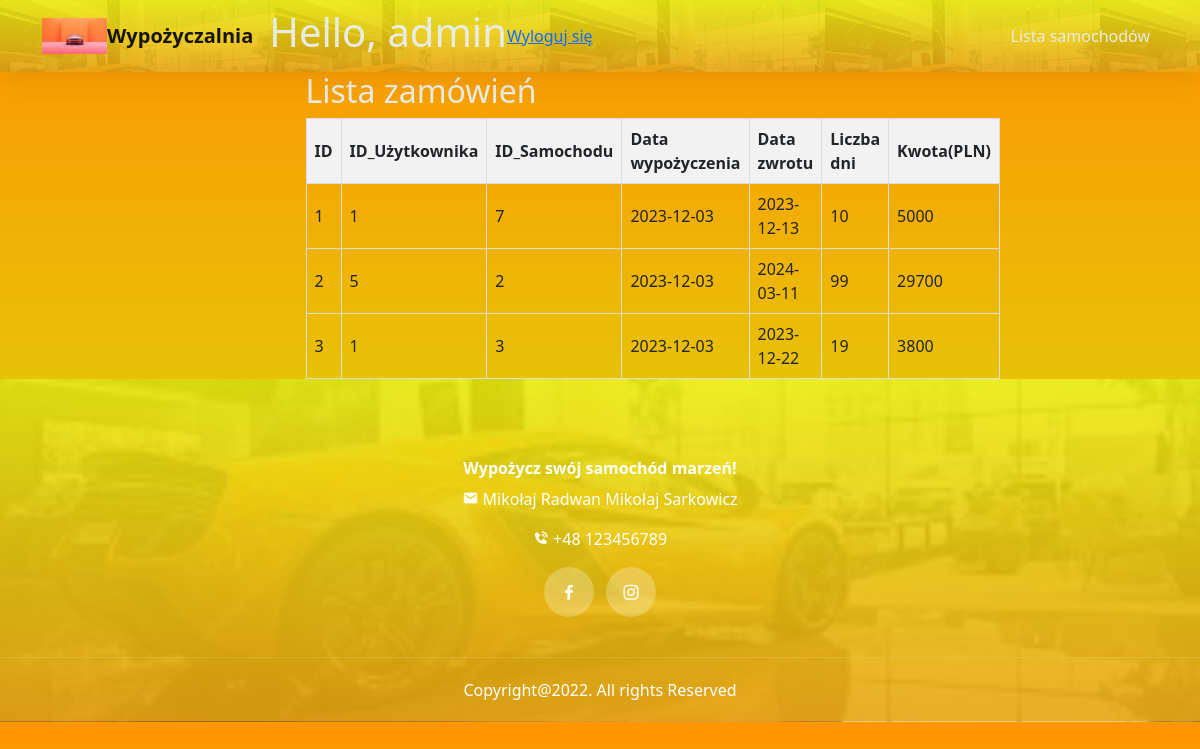
Screenshot of /zamowienia.php (signed in) with the database file from the repository.
### tables this page shows
CREATE TABLE `rentals` (
  `rental_id` int(11) NOT NULL,
  `user_id` int(11) DEFAULT NULL,
  `car_id` int(11) DEFAULT NULL,
  `rental_date` date NOT NULL,
  `return_date` date DEFAULT NULL,
  `days_difference` int(11) DEFAULT NULL,
  `total_cost` int(11) DEFAULT NULL
);

### zamowienia.php (the view, shortened to what this page needs)
<!DOCTYPE html>
<html lang="en">
  <head>
    <link rel="stylesheet" href="css/bootstrap.min.css" />
    <link rel="stylesheet" href="css/owl.carousel.min.css" />
    <link rel="stylesheet" href="css/owl.theme.default.min.css" />
    <link
      href="https://unpkg.com/boxicons@2.1.1/css/boxicons.min.css"
      rel="stylesheet"
    />
    <link rel="stylesheet" href="css/style.css" />
    <link href="https://cdn.jsdelivr.net/npm/bootstrap@5.2.0-beta1/dist/css/bootstrap.min.css" rel="stylesheet">
  </head>
  <body data-bs-spy="scroll" data-bs-target=".navbar" data-bs-offset="70">
    <nav class="navbar navbar-expand-lg navbar-light bg-white sticky-top">
      <div class="container">
        <img style="width:65px" src="imgs/tlo.jpg" >
        <a class="navbar-brand" >Wypożyczalnia</a>
        <?php
if(isset($_SESSION['logon']) && $_SESSION['logon'] == True){
  echo '<h1>Hello, '.$_SESSION['username'].'</h1><br/><a href="logout.php">Wyloguj się</a>';
}
else{
  $_SESSION['error'] = "Proszę się zalogować!";
  header('Location: rejestracja.php');
  exit();
}
?>
        <div class="collapse navbar-collapse" id="navbarNav">
          <ul class="navbar-nav ms-auto">
            <li class="nav-item">
              <a  style="text-align:center" class="nav-link" href="paneladmin.php">Lista samochodów</a>
            </li>
        </ul>
        </div>
      </div>
    </nav>
    <div class="container px-4 px-lg-5 content-posts">
      <div class="row gx-4 gx-lg-5 justify-content-center">
        <div class="col-md-10 col-lg-8 col-xl-7">
		<h2>Lista zamówień</h2>
<?php
require_once('db.php');
$sql = "SELECT * FROM rentals";
$result = $conn->query($sql);
if ($result->num_rows > 0) {
    echo "<table>";
    echo "<tr><th>ID</th><th>ID_Użytkownika</th><th>ID_Samochodu</th><th>Data wypożyczenia </th><th>Data zwrotu</th><th>Liczba dni</th><th>Kwota(PLN)</th></tr>";
    while ($row = $result->fetch_assoc()) {
        echo "<tr>";
        echo "<td>" . $row['rental_id'] . "</td>";
        echo "<td>" . $row['user_id'] . "</td>";
        echo "<td>" . $row['car_id'] . "</td>";
        echo "<td>" . $row['rental_date'] . "</td>";
        echo "<td>" . $row['return_date'] . "</td>";
        echo "<td>" . $row['days_difference'] . "</td>";
        echo "<td>" . $row['total_cost'] . "</td>";
        echo "</tr>";
    }
    echo "</table>";
} else {
    echo "Brak rekordów w tabeli.";
}
?>
        </div>
      </div>
    </div>
    <footer>
      <div class="footer-top text-center">
        <div class="container">
          <div class="row justify-content-center">
            <div class="col-lg-6 text-center">
              <h4 class="navbar-brand">Wypożycz swój samochód marzeń!</h4>
                <p><i class="bx bxs-envelope"></i> Mikołaj Radwan Mikołaj Sarkowicz</p>
                <p><i class="bx bxs-phone-call"></i> +48 123456789</p>
              <div class="col-auto social-icons">
                <a href="https://www.facebook.com/profile.php?id=100005153190237"><i class="bx bxl-facebook"></i></a>
                <a href="https://www.instagram.com/radwanmikolaj/"><i class="bx bxl-instagram"></i></a>
              </div>
            </div>
          </div>
        </div>
      </div>
      <div class="footer-bottom text-center">
        <p class="mb-0">Copyright@2022. All rights Reserved</p>
      </div>
    </footer>
  </body>
</html>

### css/style.css (style rules this page uses)
:root { --brand: rgb(211, 233, 14); --dark: #e8ece7; --body: #36de08; --border: rgba(0, 0, 0, 0.08); --shadow: 0px 6px 30px rgba(0, 0, 0, 0.08); }
body { font-family: "Barlow", sans-serif; color: var(--dark); line-height: 1.7; background: linear-gradient( 0deg, rgb(211, 233, 14), rgb(254, 149, 1) ), url(../imgs/1.jpg), #b84e08; }
h1, h2, h3, h4, h5, h6, .display-1, .display-2, .display-3, .display-4 { font-weight: 700; color: var(--dark); }
img { width: 100%; }
a { color: var(--dark); transition: all 0.4s ease; font-weight: 500; }
.navbar { box-shadow: var(--shadow); background: linear-gradient( 0deg, rgba(232, 164, 17, 0.9), rgba(236, 236, 13, 0.9) ), url(../imgs/1.jpg), #ff1100; }
.social-icons a { width: 28px; height: 28px; display: inline-flex; color: #fff; background-color: rgba(255, 255, 255, 0.25); text-decoration: none; align-items: center; justify-content: center; border-radius: 100px; }
.navbar .navbar-nav .nav-link { color: var(--dark); }
.navbar-brand { font-size: 28px; font-weight: 700; }
footer { background: linear-gradient( 0deg, rgba(232, 164, 17, 0.9), rgba(236, 236, 13, 0.9) ), url(../imgs/1.jpg), #9c7012; background-size: cover; background-position: center; background-repeat: no-repeat; }
footer .footer-top { padding-top: 80px; padding-bottom: 40px; }
.footer-bottom { border-top: 1px solid rgba(255, 255, 255, 0.1); padding-bottom: 20px; padding-top: 20px; }
footer .navbar-brand { color: #fff; }
footer p { color: #fff; }
footer .social-icons a { width: 50px; height: 50px; font-size: 20px; margin-left: 4px; margin-right: 4px; }

### zamowienia.php (style rules this page uses)
table { border-collapse: collapse; width: 100%; }
th, td { border: 1px solid #dddddd; text-align: left; padding: 8px; }
th { background-color: #f2f2f2; }

### rows the page displays
rentals: rental_id "1", user "1", car "7", rental_date "2023-12-03", return_date "2023-12-13", days_difference "10", total_cost "5000"
rentals: rental_id "2", user "5", car "2", rental_date "2023-12-03", return_date "2024-03-11", days_difference "99", total_cost "29700"
rentals: rental_id "3", user "1", car "3", rental_date "2023-12-03", return_date "2023-12-22", days_difference "19", total_cost "3800"

### other values shown
$_SESSION['username'] "admin"
